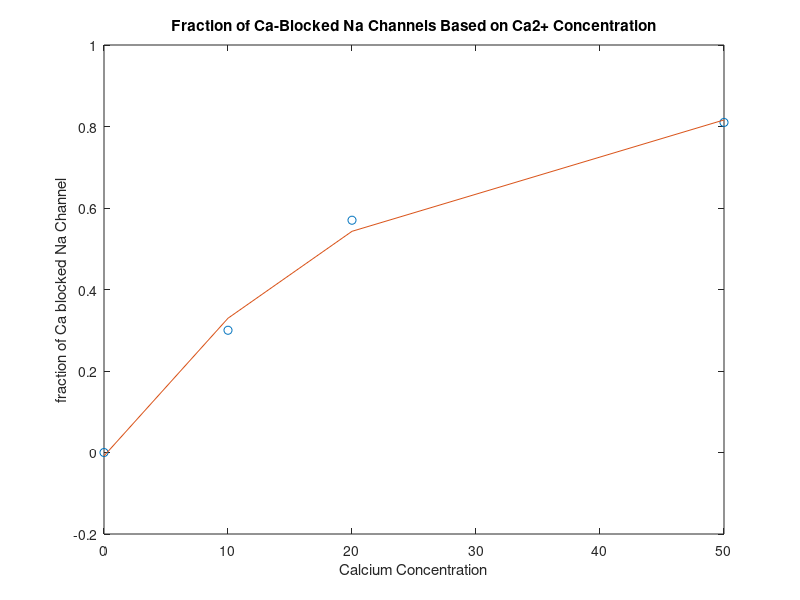

Write MATLAB code to recreate this figure.
%Best fit line with sample data
clc 
clf
ca0=[0 10 20 50];
fraction= [0 0.3 0.57 0.81];
f=-0.9164*exp(-0.046*ca0)+0.908; %goodness of fit line R^2 = 0.9859
plot(ca0,fraction, 'o')
hold on
plot(ca0,f)
title('Fraction of Ca-Blocked Na Channels Based on Ca2+ Concentration')
xlabel('Calcium Concentration')
ylabel('fraction of Ca blocked Na Channel')